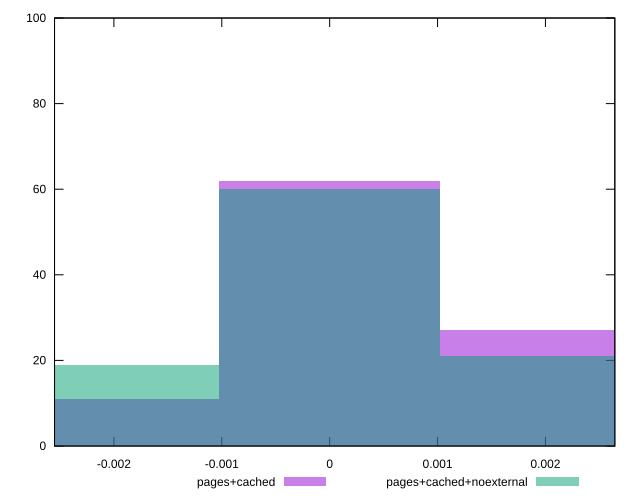

This figure's gnuplot source:
reset

$pagesCached <<EOF
0 62
0.002044065231025898 27
-0.002044065231025898 11
EOF

$pagesCachedNoexternal <<EOF
0 60
0.002044065231025898 21
-0.002044065231025898 19
EOF

set key outside below
set boxwidth 0.002044065231025898
set xrange [-0.0025504190984783483:0.002643158889091682]
set yrange [0:100]
set trange [0:100]
set style fill transparent solid 0.5 noborder
set terminal svg size 640, 500 enhanced background rgb 'white'
set output "reprap/meta/pScore-difference/comparison/histogram/1_vs_2.svg"

plot $pagesCached title "pages+cached" with boxes, \
     $pagesCachedNoexternal title "pages+cached+noexternal" with boxes

reset
